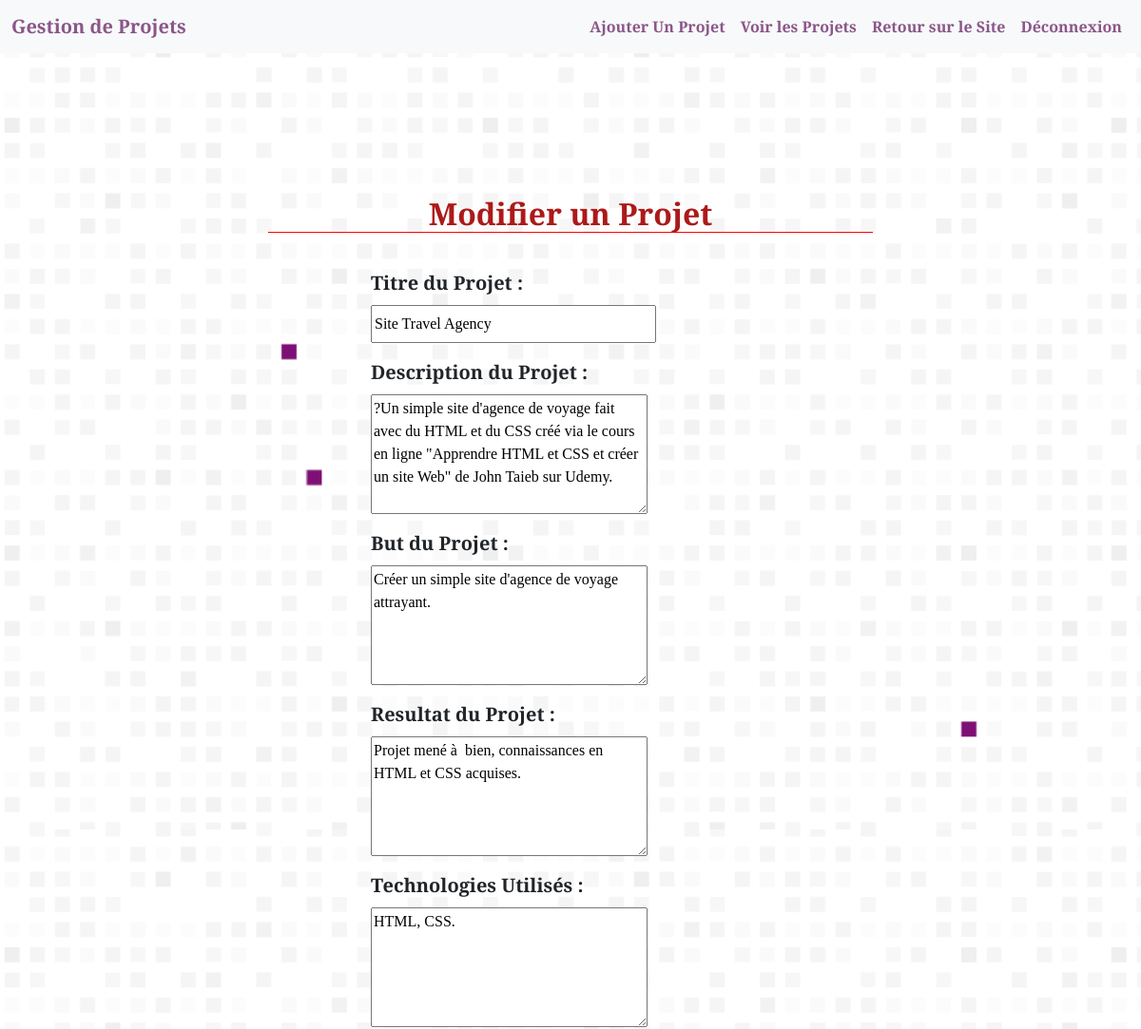
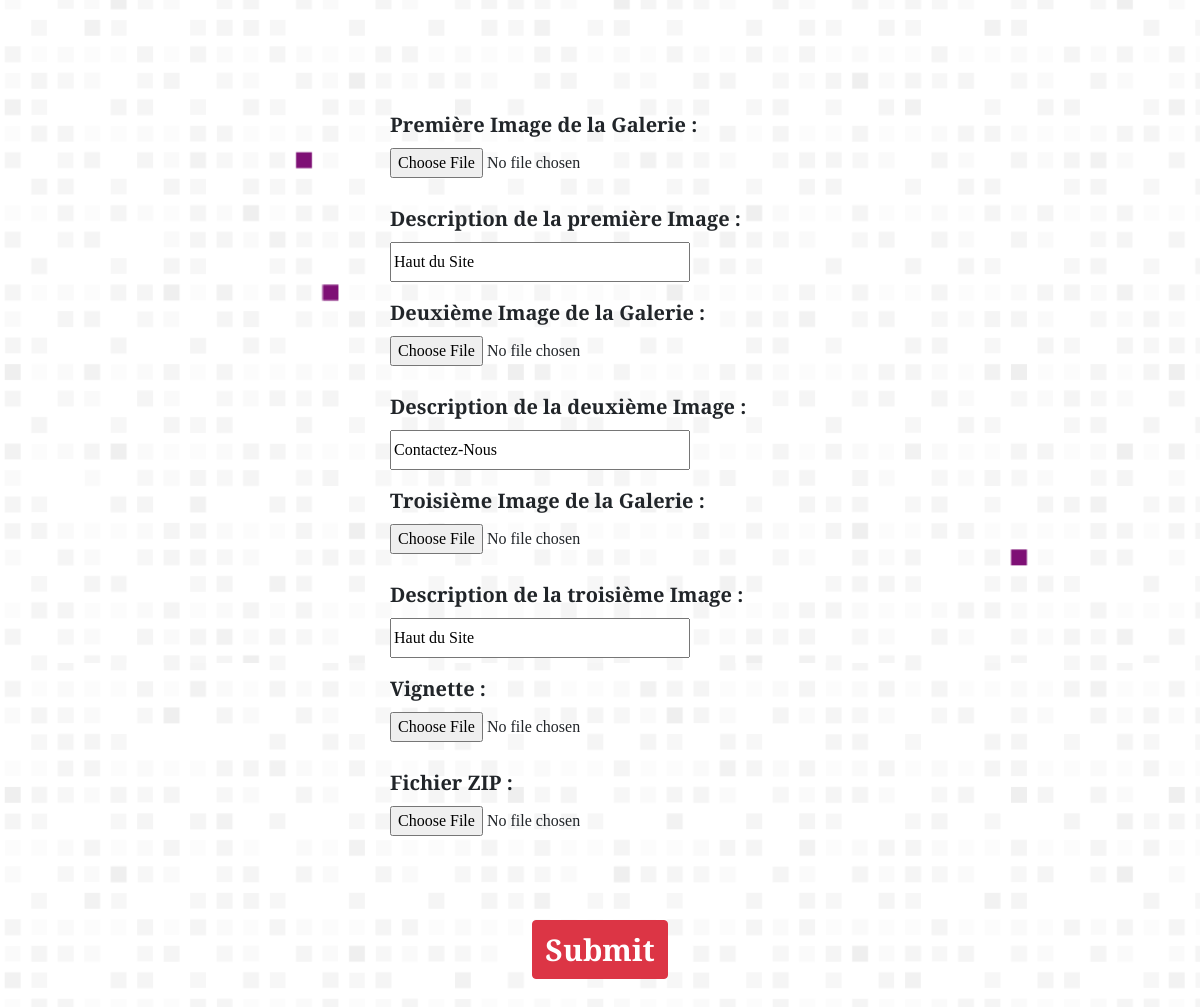
Page /admin/modifier.php?id=1 (signed in) on the committed database (2 pictures, top to bottom).
### tables this page shows
CREATE TABLE `projets` (
  `id_projet` int(11) NOT NULL,
  `projetTitre` text NOT NULL,
  `projetVignette` text NOT NULL,
  `projetDescription` text NOT NULL,
  `projetBut` text NOT NULL,
  `projetResultat` text NOT NULL,
  `projetTechnos` text NOT NULL,
  `projetGalerieImg1` text NOT NULL,
  `projetGalerieDesc1` text NOT NULL,
  `projetGalerieImg2` text NOT NULL,
  `projetGalerieDesc2` text NOT NULL,
  `projetGalerieImg3` text NOT NULL,
  `projetGalerieDesc3` text NOT NULL,
  `projetTelechargement` text NOT NULL
);

### admin/modifier.php (the view, shortened to what this page needs)
<?php
  require "../php/server.php";
  if(!empty($_GET['id']))
  {
      $id = checkInput($_GET['id']);
  }
  $titre = $vignette = $description = $but = $resultat = $technos = $galerieImg1 = $galerieDesc1 = $galerieImg2 = $galerieDesc2 = $galerieImg3 = $galerieDesc3 = $zip = "";
  if(!empty($_POST)){
    $titre = checkInput($_POST['titre']);
    $but = checkInput($_POST['but']);
    $description = checkInput($_POST['description']);
    $resultat = checkInput($_POST['resultat']);
    $technos = checkInput($_POST['technos']);
    $galerieDesc1 = checkInput($_POST['galerieDesc1']);
    $galerieDesc2 = checkInput($_POST['galerieDesc2']);
    $galerieDesc3 = checkInput($_POST['galerieDesc3']);
    $vignette = checkInput($_FILES['vignette']['name']);
    $imagePath = "../images/" . basename($vignette);
    $imageExtension = pathinfo($imagePath, PATHINFO_EXTENSION);
    $galerieImg1 = checkInput($_FILES['galerieImg1']['name']);
    $imagePath1 = "../projets/projetsImages/" . basename($galerieImg1);
    $imageExtension1 = pathinfo($imagePath1, PATHINFO_EXTENSION);
    $galerieImg2 = checkInput($_FILES['galerieImg2']['name']);
    $imagePath2 = "../projets/projetsImages/" . basename($galerieImg2);
    $imageExtension2 = pathinfo($imagePath2, PATHINFO_EXTENSION);
    $galerieImg3 = checkInput($_FILES['galerieImg3']['name']);
    $imagePath3 = "../projets/projetsImages/" . basename($galerieImg3);
    $imageExtension3 = pathinfo($imagePath3, PATHINFO_EXTENSION);
    $zip = checkInput($_FILES['zip']['name']);
    $zipPath = "../projets/projetsZips/" . basename($zip);
    $zipExtension = pathinfo($zipPath, PATHINFO_EXTENSION);
    $isSuccess = true;
    $isUploadSuccess= false;
    if(empty($titre))
    {
      $titreErreur = "Ce champ ne peut pas être vide";
      $isSuccess = false;
    }
    if(empty($description))
    {
      $descriptionErreur = "Ce champ ne peut pas être vide";
      $isSuccess = false;
    }
    if(empty($but))
    {
      $butErreur = "Ce champ ne peut pas être vide";
      $isSuccess = false;
    }
    if(empty($resultat))
    {
      $resultatErreur = "Ce champ ne peut pas être vide";
      $isSuccess = false;
    }
    if(empty($technos))
    {
      $technosErreur = "Ce champ ne peut pas être vide";
      $isSuccess = false;
    }
    if(empty($galerieDesc1))
    {
      $galerieDesc1Erreur = "Ce champ ne peut pas être vide";
      $isSuccess = false;
    }
    if(empty($galerieDesc2))
    {
      $galerieDesc2Erreur = "Ce champ ne peut pas être vide";
      $isSuccess = false;
    }
    if(empty($galerieDesc3))
    {
      $galerieDesc3Erreur = "Ce champ ne peut pas être vide";
      $isSuccess = false;
    }
    if(empty($vignette || $galerieImg1 || $galerieImg2 || $galerieImg3 || $zip)){
     $isImageUpdated = false;
    }
    else{
      $isImageUpdated = true;
      $isUploadSuccess = true;
      if (!empty($vignette)){
        if($imageExtension != "jpg" && $imageExtension != "png" && $imageExtension != "jpeg" && $imageExtension != "gif") {
          $vignetteErreur = "Les fichiers autorises sont: .jpg, .jpeg, .png, .gif";
          $isUploadSuccess = false;
        }
        if(file_exists($imagePath)) {
          $vignetteErreur = "Le fichier existe deja";
          $isUploadSuccess = false;
        }
        if($_FILES["vignette"]["size"] > 1000000) {
          $vignetteErreur = "Le fichier ne doit pas depasser les 1000KB";
          $isUploadSuccess = false;
        }
      }
      if(!empty($galerieImg1)){
        if($imageExtension1 != "jpg" && $imageExtension1 != "png" && $imageExtension1 != "jpeg" && $imageExtension1 != "gif") {
          $galerieImg1Erreur = "Les fichiers autorises sont: .jpg, .jpeg, .png, .gif";
          $isUploadSuccess = false;
        }
        if(file_exists($imagePath1)) {
          $galerieImg1Erreur = "Le fichier existe deja";
          $isUploadSuccess = false;
        }
        if($_FILES["galerieImg1"]["size"] > 1000000) {
          $galerieImg1Erreur = "Le fichier ne doit pas depasser les 1000KB";
          $isUploadSuccess = false;
        }
      }
      if(!empty($galerieImg2)){
        if($imageExtension2 != "jpg" && $imageExtension2 != "png" && $imageExtension2 != "jpeg" && $imageExtension2 != "gif") {
          $galerieImg2Erreur = "Les fichiers autorises sont: .jpg, .jpeg, .png, .gif";
          $isUploadSuccess = false;
        }
        if(file_exists($imagePath2)) {
          $galerieImg2Erreur = "Le fichier existe deja";
          $isUploadSuccess = false;
        }
        if($_FILES["galerieImg2"]["size"] > 1000000) {
          $galerieImg2Erreur = "Le fichier ne doit pas depasser les 1000KB";
          $isUploadSuccess = false;
        }
      }
      if(!empty($galerieImg3)){
        if($imageExtension3 != "jpg" && $imageExtension3 != "png" && $imageExtension3 != "jpeg" && $imageExtension3 != "gif") {
          $galerieImg3Erreur = "Les fichiers autorises sont: .jpg, .jpeg, .png, .gif";
          $isUploadSuccess = false;
        }
        if(file_exists($imagePath3)) {
          $galerieImg3Erreur = "Le fichier existe deja";
          $isUploadSuccess = false;
        }
        if($_FILES["galerieImg3"]["size"] > 1000000) {
          $galerieImg3Erreur = "Le fichier ne doit pas depasser les 1000KB";
          $isUploadSuccess = false;
        }
      }
      if(!empty($zip)){
        if($zipExtension != "zip") {
        $zipErreur = "Les fichiers autorises sont: .zip";
        $isUploadSuccess = false;
        }
        if(file_exists($zipPath)) {
          $zipErreur = "Le fichier existe deja";
          $isUploadSuccess = false;
        }
        if($_FILES["zip"]["size"] > 5000000) {
          $zipErreur = "Le fichier ne doit pas depasser les 5000KB";
          $isUploadSuccess = false;
        }
      }
      if($isUploadSuccess) {
        if(!empty($vignette)){
          if(!move_uploaded_file($_FILES["vignette"]["tmp_name"], $imagePath)) {
            $vignetteErreur = "Il y a eu une erreur lors de l'upload";
            $isUploadSuccess = false;
          }
        }
        if(!empty($galerieImg1)){
          if(!move_uploaded_file($_FILES["galerieImg1"]["tmp_name"], $imagePath1)) {
            $galerieImg1Erreur = "Il y a eu une erreur lors de l'upload";
            $isUploadSuccess = false;
          }
        }
        if(!empty($galerieImg2)){
          if(!move_uploaded_file($_FILES["galerieImg2"]["tmp_name"], $imagePath2)) {
            $galerieImg2Erreur = "Il y a eu une erreur lors de l'upload";
            $isUploadSuccess = false;
          }
        }
        if(!empty($galerieImg3)){
          if(!move_uploaded_file($_FILES["galerieImg3"]["tmp_name"], $imagePath3)) {
            $galerieImg3Erreur = "Il y a eu une erreur lors de l'upload";
            $isUploadSuccess = false;
          }
        }
        if(!empty($zip)){
          if(!move_uploaded_file($_FILES["zip"]["tmp_name"], $zipPath)) {
            $zipErreur = "Il y a eu une erreur lors de l'upload";
            $isUploadSuccess = false;
          }
        }
      }
    }
    if(($isSuccess && $isUploadSuccess && $isImageUpdated) || ($isSuccess && !$isImageUpdated)) {
      $statement = $pdo->prepare("SELECT * from projets WHERE id_projet = ?");
      $statement->execute(array($id));
      $projets = $statement->fetch();
      if(empty($galerieImg1)){
        $galerieImg1 = $projets['projetGalerieImg1'];
      }
      if(empty($galerieImg2)){
        $galerieImg2 = $projets['projetGalerieImg2'];
      }
      if(empty($galerieImg3)){
        $galerieImg3 = $projets['projetGalerieImg3'];
      }
      if(empty($zip)){
        $zip = $projets['projetTelechargement'];
      }
      if(empty($vignette)){
        $vignette = $projets['projetVignette'];
      }
      $statement = $pdo->prepare("UPDATE projets set projetTitre = ?, projetVignette = ?, projetDescription = ?, projetBut = ?, projetResultat = ?, projetTechnos = ?, projetGalerieImg1 = ?, projetGalerieDesc1 = ?, projetGalerieImg2 = ?, projetGalerieDesc2 = ?, projetGalerieImg3 = ?, projetGalerieDesc3 = ?, projetTelechargement =? WHERE id_projet = ?");
      $statement->execute(array($titre, $vignette, $description, $but, $resultat, $technos, $galerieImg1, $galerieDesc1, $galerieImg2, $galerieDesc2, $galerieImg3, $galerieDesc3, $zip, $id ));
      header("Location: dashboard.php");
    }
  }
  else {
    $statement = $pdo->prepare("SELECT * from projets WHERE id_projet = ?");
    $statement->execute(array($id));
    $projets = $statement->fetch();
    $titre = $projets['projetTitre'];
    $but = $projets['projetBut'];
    $description = $projets['projetDescription'];
    $resultat = $projets['projetResultat'];
    $technos = $projets['projetTechnos'];
    $galerieDesc1 = $projets['projetGalerieDesc1'];
    $galerieDesc2 = $projets['projetGalerieDesc2'];
  }
  function checkInput($data)
  {
    $data = trim($data);
    $data = stripslashes($data);
    $data = htmlspecialchars($data);
    return $data;
  }
?>
<html>
  <head>
    <link
      href="https://cdn.jsdelivr.net/npm/bootstrap@5.1.3/dist/css/bootstrap.min.css"
      rel="stylesheet"
    />
    <link
      rel="stylesheet"
      href="https://use.fontawesome.com/releases/v5.3.1/css/all.css"
    />
    <link rel="stylesheet" href="styles.css" />
  </head>
  <body>
    <?php require 'menuadmin.php' ?>
    <div class="container-fluid">
      <section id="creationProjet">
        <h2>Modifier un Projet</h2>
        <form class="form" action="modifier.php?id=<?php echo $id ?>"  method="post" enctype="multipart/form-data">
          <div class="flexboxFormu">
            <div class="formucol1">
              <ul>
                <li>
                  <label for="titre"> Titre du Projet : </label>
                </li>
                <li>
                  <input type="text" id="titre" name="titre" maxlength="50" placeholder="Titre" value="<?php echo $titre ?>"/>
                </li>
                <li>
                  <label for="description"> Description du Projet : </label>
                </li>
                <li>
                  <textarea id="description" name="description"  rows="5" cols="30" placeholder="Description"><?php echo $description ?></textarea>
                </li>
                <li>
                  <label for="but"> But du Projet : </label>
                </li>
                <li>
                  <textarea id="but" name="but" rows="5" cols="30" placeholder="But" ><?php echo $but ?></textarea>
                </li>
                <li>
                  <label for="description"> Resultat du Projet : </label>
                </li>
                <li>
                  <textarea id="resultat" name="resultat" rows="5" cols="30"  placeholder="Resultat"><?php echo $resultat ?></textarea>
                </li>
                <li>
                  <label for="technos"> Technologies Utilisés : </label>
                </li>
                <li>
                  <textarea id="technos" name="technos" rows="5" cols="30"  placeholder="Technologies"><?php echo $technos ?></textarea>
                </li>
              </ul>
            </div>
            <div class="formucol2">
              <ul>
                <li>
                  <label for="galerieImg1"> Première Image de la Galerie : </label>
                </li>
                <li>
                  <input type="file" id="galerieImg1" name="galerieImg1">
                </li>
                <li>
                  <label for="galerieDesc1"> Description de la première Image : </label>
                </li>
                <li>
                  <input type="text" id="galerieDesc1" name="galerieDesc1" maxlength="150" placeholder="Description" value="<?php echo $galerieDesc1 ?>"/>
                </li>
                <li>
                  <label for="galerieImg2"> Deuxième Image de la Galerie : </label>
                </li>
                <li>
                  <input type="file" id="galerieImg2" name="galerieImg2">
                </li>
                <li>
                  <label for="galerieDesc2"> Description de la deuxième Image : </label>
                </li>
                <li>
                  <input type="text" id="galerieDesc2" name="galerieDesc2" maxlength="150" placeholder="Description" value="<?php echo $galerieDesc2 ?>"/>
                </li>
                <li>
                  <label for="galerieImg3"> Troisième Image de la Galerie : </label>
                </li>
                <li>
                  <input type="file" id="galerieImg3" name="galerieImg3" rows="5" cols="30">
                </li>
                <li>
                  <label for="galerieDesc3"> Description de la troisième Image : </label>
                </li>
                <li>
                  <input type="text" id="galerieDesc3" name="galerieDesc3" maxlength="150" placeholder="Description" value="<?php echo $galerieDesc1 ?>"/>
                </li>
                <li>
                  <label for="vignette"> Vignette : </label>
                </li>
                <li>
                  <input type="file" id="vignette" name="vignette">
                </li>
                <li>
                  <label for="vignette"> Fichier ZIP : </label>
                </li>
                <li>
                  <input type="file" id="zip" name="zip">
                </li>
              </ul>
            </div>
          </div>
          <div class="flexboxButton">
            <input
              type="submit"
              label="Modifier"
              class="btn btn-danger creation"
              name="submit"
            />
          </div>
        </form>
      </section>
    </div>
  </body>
</html>

### admin/styles.css (style rules this page uses)
h1, h2, h3 { color: #4f5e01; text-align: center; }
body { font-family: "Playfair Display", serif; margin: 0; background: url("../images/carré.svg"); background-size: 97%; background-attachment: fixed; }
ul, ol { list-style: none; padding-left: 0; text-align: center; }
#creationProjet { margin: 100px 250px 100px 250px; padding: 50px 20px 50px 20px; }
#creationProjet h2 { text-align: center; color: rgb(173, 25, 25); font-weight: bold; border-bottom: red 1px solid; margin-bottom: 30px; }
.flexBoxFormu { display: flex; flex-direction: row; justify-content: center; gap: 80px; }
.flexBoxFormu div ul li input { width: 300px; height: 40px; }
.flexBoxFormu div ul li label { font-size: 20px; font-weight: bold; }
.flexBoxFormu div ul li { display: flex; justify-content: space-between; margin: 0.5rem; gap: 25px; }
.creation { margin-top: 50px; font-weight: bold; font-size: 30px; text-align: center; }
.flexboxButton { display: flex; justify-content: center; }
@media screen and (max-width: 1600px) { .flexBoxFormu { flex-direction: column; margin: auto 100px; } }
@media screen and (max-width: 1600px) { .flexBoxFormu div ul li { justify-content: space-between; } }

### rows in the picture
projets: titre "Site Travel Agency", description "?Un simple site d'agence de voyage fait avec du HTML et du CSS créé via le cours en ligne \"Apprendre HTML et CSS et créer un site Web\" de John Taieb sur Udemy.", but "Créer un simple site d'agence de voyage attrayant.", resultat "Projet mené à bien, connaissances en HTML et CSS acquises.", technos "HTML, CSS.", galerieDesc1 "Haut du Site", galerieDesc2 "Contactez-Nous", galerieDesc3 "Haut du Site"
